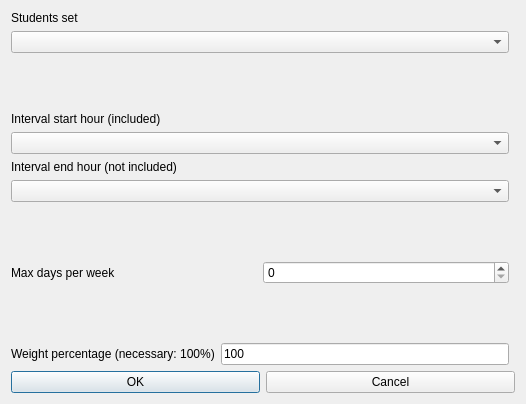
<?xml version="1.0" encoding="UTF-8"?>
<ui version="4.0">
 <class>ModifyConstraintStudentsSetMorningIntervalMaxDaysPerWeekForm_template</class>
 <widget class="QDialog" name="ModifyConstraintStudentsSetMorningIntervalMaxDaysPerWeekForm_template">
  <property name="geometry">
   <rect>
    <x>0</x>
    <y>0</y>
    <width>526</width>
    <height>404</height>
   </rect>
  </property>
  <property name="windowTitle">
   <string extracomment="This is the title of the dialog to modify a constraint of this type">Modify students set morning interval max days per week</string>
  </property>
  <layout class="QGridLayout">
   <item row="8" column="0" colspan="2">
    <layout class="QHBoxLayout">
     <item>
      <widget class="QPushButton" name="okPushButton">
       <property name="text">
        <string>OK</string>
       </property>
      </widget>
     </item>
     <item>
      <widget class="QPushButton" name="cancelPushButton">
       <property name="text">
        <string>Cancel</string>
       </property>
      </widget>
     </item>
    </layout>
   </item>
   <item row="0" column="0">
    <layout class="QVBoxLayout">
     <item>
      <widget class="QLabel" name="studentsTextLabel">
       <property name="frameShape">
        <enum>QFrame::NoFrame</enum>
       </property>
       <property name="frameShadow">
        <enum>QFrame::Plain</enum>
       </property>
       <property name="text">
        <string>Students set</string>
       </property>
       <property name="wordWrap">
        <bool>false</bool>
       </property>
      </widget>
     </item>
     <item>
      <widget class="QComboBox" name="studentsComboBox">
       <property name="editable">
        <bool>false</bool>
       </property>
       <property name="insertPolicy">
        <enum>QComboBox::NoInsert</enum>
       </property>
       <property name="duplicatesEnabled">
        <bool>false</bool>
       </property>
      </widget>
     </item>
    </layout>
   </item>
   <item row="7" column="0">
    <layout class="QHBoxLayout">
     <item>
      <widget class="QLabel" name="weightTextLabel">
       <property name="frameShape">
        <enum>QFrame::NoFrame</enum>
       </property>
       <property name="frameShadow">
        <enum>QFrame::Plain</enum>
       </property>
       <property name="text">
        <string>Weight percentage (necessary: 100%)</string>
       </property>
       <property name="wordWrap">
        <bool>false</bool>
       </property>
      </widget>
     </item>
     <item>
      <widget class="QLineEdit" name="weightLineEdit">
       <property name="text">
        <string notr="true">100</string>
       </property>
      </widget>
     </item>
    </layout>
   </item>
   <item row="2" column="0">
    <layout class="QVBoxLayout">
     <item>
      <widget class="QLabel" name="startTextLabel">
       <property name="frameShape">
        <enum>QFrame::NoFrame</enum>
       </property>
       <property name="frameShadow">
        <enum>QFrame::Plain</enum>
       </property>
       <property name="text">
        <string extracomment="This field refers to a constraint operating on a given hourly interval. The selected start hour of the interval is included (is counted) in the constraint, while the selected end hour of the interval is not included (is not counted) in the constraint.">Interval start hour (included)</string>
       </property>
       <property name="wordWrap">
        <bool>false</bool>
       </property>
      </widget>
     </item>
     <item>
      <widget class="QComboBox" name="startHourComboBox">
       <property name="editable">
        <bool>false</bool>
       </property>
       <property name="insertPolicy">
        <enum>QComboBox::NoInsert</enum>
       </property>
       <property name="duplicatesEnabled">
        <bool>false</bool>
       </property>
      </widget>
     </item>
    </layout>
   </item>
   <item row="3" column="0">
    <layout class="QVBoxLayout">
     <item>
      <widget class="QLabel" name="endTextLabel">
       <property name="frameShape">
        <enum>QFrame::NoFrame</enum>
       </property>
       <property name="frameShadow">
        <enum>QFrame::Plain</enum>
       </property>
       <property name="text">
        <string extracomment="This field refers to a constraint operating on a given hourly interval. The selected start hour of the interval is included (is counted) in the constraint, while the selected end hour of the interval is not included (is not counted) in the constraint.">Interval end hour (not included)</string>
       </property>
       <property name="wordWrap">
        <bool>false</bool>
       </property>
      </widget>
     </item>
     <item>
      <widget class="QComboBox" name="endHourComboBox">
       <property name="editable">
        <bool>false</bool>
       </property>
       <property name="insertPolicy">
        <enum>QComboBox::NoInsert</enum>
       </property>
       <property name="duplicatesEnabled">
        <bool>false</bool>
       </property>
      </widget>
     </item>
    </layout>
   </item>
   <item row="1" column="0">
    <spacer name="spacer9">
     <property name="orientation">
      <enum>Qt::Vertical</enum>
     </property>
     <property name="sizeType">
      <enum>QSizePolicy::Expanding</enum>
     </property>
     <property name="sizeHint" stdset="0">
      <size>
       <width>20</width>
       <height>21</height>
      </size>
     </property>
    </spacer>
   </item>
   <item row="4" column="0">
    <spacer name="spacer8">
     <property name="orientation">
      <enum>Qt::Vertical</enum>
     </property>
     <property name="sizeType">
      <enum>QSizePolicy::Expanding</enum>
     </property>
     <property name="sizeHint" stdset="0">
      <size>
       <width>20</width>
       <height>31</height>
      </size>
     </property>
    </spacer>
   </item>
   <item row="6" column="0">
    <spacer name="spacer7">
     <property name="orientation">
      <enum>Qt::Vertical</enum>
     </property>
     <property name="sizeType">
      <enum>QSizePolicy::Expanding</enum>
     </property>
     <property name="sizeHint" stdset="0">
      <size>
       <width>20</width>
       <height>31</height>
      </size>
     </property>
    </spacer>
   </item>
   <item row="5" column="0">
    <layout class="QHBoxLayout">
     <item>
      <widget class="QLabel" name="maxDaysTextLabel">
       <property name="frameShape">
        <enum>QFrame::NoFrame</enum>
       </property>
       <property name="frameShadow">
        <enum>QFrame::Plain</enum>
       </property>
       <property name="text">
        <string>Max days per week</string>
       </property>
       <property name="wordWrap">
        <bool>false</bool>
       </property>
      </widget>
     </item>
     <item>
      <widget class="QSpinBox" name="maxDaysSpinBox"/>
     </item>
    </layout>
   </item>
  </layout>
 </widget>
 <layoutdefault spacing="6" margin="11"/>
 <resources/>
 <connections/>
</ui>
